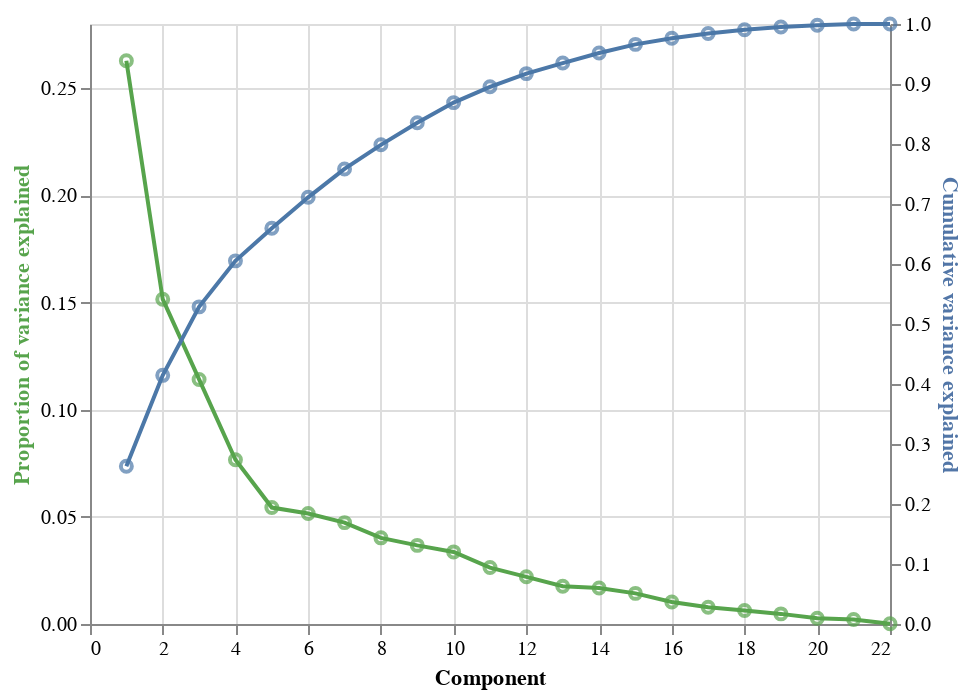

The cell this chart's notebook holds for it:
### Markdown cell above
Now we'll make a dual-axis plot showing, on one side, the proportion of variance explained (y) as a function of component (x), and on the other side, the cumulative variance explained (y) also as a function of component (x). Make sure that you've completed Q1(a) before running the next cell.

### Code cell
# encode component axis only as base layer
base = alt.Chart(pca_var_explained).encode(
    x = 'Component')

# make a base layer for the proportion of variance explained
prop_var_base = base.encode(
    y = alt.Y('Proportion of variance explained',
              axis = alt.Axis(titleColor = '#57A44C'))
)

# make a base layer for the cumulative variance explained
cum_var_base = base.encode(
    y = alt.Y('Cumulative variance explained', axis = alt.Axis(titleColor = '#5276A7'))
)

# add points and lines to each base layer
prop_var = prop_var_base.mark_line(stroke = '#57A44C') + prop_var_base.mark_point(color = '#57A44C')
cum_var = cum_var_base.mark_line() + cum_var_base.mark_point()

# layer the layers
var_explained_plot = alt.layer(prop_var, cum_var).resolve_scale(y = 'independent')

# display
var_explained_plot

### Figure 1 — Vega-Lite specification as saved in the notebook (floating-point values rounded to 4 significant figures)
{"config": {"view": {"continuousWidth": 400, "continuousHeight": 300}}, "layer": [{"layer": [{"mark": {"type": "line", "stroke": "#57A44C"}, "encoding": {"x": {"field": "Component", "type": "quantitative"}, "y": {"axis": {"titleColor": "#57A44C"}, "field": "Proportion of variance explained", "type": "quantitative"}}}, {"mark": {"type": "point", "color": "#57A44C"}, "encoding": {"x": {"field": "Component", "type": "quantitative"}, "y": {"axis": {"titleColor": "#57A44C"}, "field": "Proportion of variance explained", "type": "quantitative"}}}]}, {"layer": [{"mark": "line", "encoding": {"x": {"field": "Component", "type": "quantitative"}, "y": {"axis": {"titleColor": "#5276A7"}, "field": "Cumulative variance explained", "type": "quantitative"}}}, {"mark": "point", "encoding": {"x": {"field": "Component", "type": "quantitative"}, "y": {"axis": {"titleColor": "#5276A7"}, "field": "Cumulative variance explained", "type": "quantitative"}}}]}], "data": {"name": "data-e81ff4cc34f9e1d86ccb0c722641b425"}, "resolve": {"scale": {"y": "independent"}}, "$schema": "https://vega.github.io/schema/vega-lite/v4.17.0.json", "datasets": {"data-e81ff4cc34f9e1d86ccb0c722641b425": [{"Proportion of variance explained": 0.2629, "Component": 1, "Cumulative variance explained": 0.2629}, {"Proportion of variance explained": 0.1516, "Component": 2, "Cumulative variance explained": 0.4144}, {"Proportion of variance explained": 0.1141, "Component": 3, "Cumulative variance explained": 0.5286}, {"Proportion of variance explained": 0.07667, "Component": 4, "Cumulative variance explained": 0.6052}, {"Proportion of variance explained": 0.05434, "Component": 5, "Cumulative variance explained": 0.6596}, {"Proportion of variance explained": 0.05154, "Component": 6, "Cumulative variance explained": 0.7111}, {"Proportion of variance explained": 0.04732, "Component": 7, "Cumulative variance explained": 0.7584}, {"Proportion of variance explained": 0.04021, "Component": 8, "Cumulative variance explained": 0.7986}, {"Proportion of variance explained": 0.03669, "Component": 9, "Cumulative variance explained": 0.8353}, {"Proportion of variance explained": 0.03364, "Component": 10, "Cumulative variance explained": 0.869}, {"Proportion of variance explained": 0.02633, "Component": 11, "Cumulative variance explained": 0.8953}, {"Proportion of variance explained": 0.02202, "Component": 12, "Cumulative variance explained": 0.9173}, {"Proportion of variance explained": 0.0176, "Component": 13, "Cumulative variance explained": 0.9349}, {"Proportion of variance explained": 0.01684, "Component": 14, "Cumulative variance explained": 0.9517}, {"Proportion of variance explained": 0.01428, "Component": 15, "Cumulative variance explained": 0.966}, {"Proportion of variance explained": 0.01024, "Component": 16, "Cumulative variance explained": 0.9763}, {"Proportion of variance explained": 0.007834, "Component": 17, "Cumulative variance explained": 0.9841}, {"Proportion of variance explained": 0.006307, "Component": 18, "Cumulative variance explained": 0.9904}, {"Proportion of variance explained": 0.004719, "Component": 19, "Cumulative variance explained": 0.9951}, {"Proportion of variance explained": 0.002662, "Component": 20, "Cumulative variance explained": 0.9978}, {"Proportion of variance explained": 0.002101, "Component": 21, "Cumulative variance explained": 0.9999}, {"Proportion of variance explained": 0.0001122, "Component": 22, "Cumulative variance explained": 1.0}]}}
